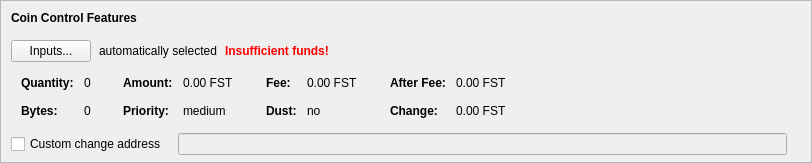
    <widget class="QFrame" name="frameCoinControl">
     <property name="sizePolicy">
      <sizepolicy hsizetype="Expanding" vsizetype="Expanding">
       <horstretch>0</horstretch>
       <verstretch>0</verstretch>
      </sizepolicy>
     </property>
     <property name="maximumSize">
      <size>
       <width>16777215</width>
       <height>16777215</height>
      </size>
     </property>
     <property name="frameShape">
      <enum>QFrame::StyledPanel</enum>
     </property>
     <property name="frameShadow">
      <enum>QFrame::Sunken</enum>
     </property>
     <layout class="QVBoxLayout" name="verticalLayoutCoinControl2">
      <property name="spacing">
       <number>0</number>
      </property>
      <property name="leftMargin">
       <number>0</number>
      </property>
      <property name="topMargin">
       <number>0</number>
      </property>
      <property name="rightMargin">
       <number>0</number>
      </property>
      <property name="bottomMargin">
       <number>6</number>
      </property>
      <item>
       <layout class="QVBoxLayout" name="verticalLayoutCoinControl" stretch="0,0,0,0,1">
        <property name="spacing">
         <number>0</number>
        </property>
        <property name="leftMargin">
         <number>10</number>
        </property>
        <property name="topMargin">
         <number>10</number>
        </property>
        <item>
         <layout class="QHBoxLayout" name="horizontalLayoutCoinControl1">
          <property name="bottomMargin">
           <number>15</number>
          </property>
          <item>
           <widget class="QLabel" name="labelCoinControlFeatures">
            <property name="sizePolicy">
             <sizepolicy hsizetype="Preferred" vsizetype="Maximum">
              <horstretch>0</horstretch>
              <verstretch>0</verstretch>
             </sizepolicy>
            </property>
            <property name="font">
             <font>
              <weight>75</weight>
              <bold>true</bold>
             </font>
            </property>
            <property name="styleSheet">
             <string notr="true">font-weight:bold;</string>
            </property>
            <property name="text">
             <string>Coin Control Features</string>
            </property>
           </widget>
          </item>
         </layout>
        </item>
        <item>
         <layout class="QHBoxLayout" name="horizontalLayoutCoinControl2" stretch="0,0,0,0">
          <property name="spacing">
           <number>8</number>
          </property>
          <property name="bottomMargin">
           <number>10</number>
          </property>
          <item>
           <widget class="QPushButton" name="pushButtonCoinControl">
            <property name="styleSheet">
             <string notr="true"/>
            </property>
            <property name="text">
             <string>Inputs...</string>
            </property>
            <property name="autoDefault">
             <bool>false</bool>
            </property>
           </widget>
          </item>
          <item>
           <widget class="QLabel" name="labelCoinControlAutomaticallySelected">
            <property name="text">
             <string>automatically selected</string>
            </property>
            <property name="margin">
             <number>5</number>
            </property>
           </widget>
          </item>
          <item>
           <widget class="QLabel" name="labelCoinControlInsuffFunds">
            <property name="font">
             <font>
              <weight>75</weight>
              <bold>true</bold>
             </font>
            </property>
            <property name="styleSheet">
             <string notr="true">color:red;font-weight:bold;</string>
            </property>
            <property name="text">
             <string>Insufficient funds!</string>
            </property>
            <property name="margin">
             <number>5</number>
            </property>
           </widget>
          </item>
          <item>
           <spacer name="horizontalSpacerCoinControl">
            <property name="orientation">
             <enum>Qt::Horizontal</enum>
            </property>
            <property name="sizeHint" stdset="0">
             <size>
              <width>40</width>
              <height>1</height>
             </size>
            </property>
           </spacer>
          </item>
         </layout>
        </item>
        <item>
         <widget class="QWidget" name="widgetCoinControl" native="true">
          <property name="sizePolicy">
           <sizepolicy hsizetype="Preferred" vsizetype="Preferred">
            <horstretch>0</horstretch>
            <verstretch>0</verstretch>
           </sizepolicy>
          </property>
          <property name="minimumSize">
           <size>
            <width>0</width>
            <height>0</height>
           </size>
          </property>
          <property name="styleSheet">
           <string notr="true"/>
          </property>
          <layout class="QHBoxLayout" name="horizontalLayoutCoinControl5">
           <property name="leftMargin">
            <number>0</number>
           </property>
           <property name="topMargin">
            <number>0</number>
           </property>
           <property name="rightMargin">
            <number>0</number>
           </property>
           <property name="bottomMargin">
            <number>0</number>
           </property>
           <item>
            <layout class="QHBoxLayout" name="horizontalLayoutCoinControl3" stretch="0,0,0,1">
             <property name="spacing">
              <number>20</number>
             </property>
             <property name="topMargin">
              <number>0</number>
             </property>
             <property name="bottomMargin">
              <number>10</number>
             </property>
             <item>
              <layout class="QFormLayout" name="formLayoutCoinControl1">
               <property name="horizontalSpacing">
                <number>10</number>
               </property>
               <property name="verticalSpacing">
                <number>14</number>
               </property>
               <property name="leftMargin">
                <number>10</number>
               </property>
               <property name="topMargin">
                <number>4</number>
               </property>
               <property name="rightMargin">
                <number>6</number>
               </property>
               <item row="0" column="0">
                <widget class="QLabel" name="labelCoinControlQuantityText">
                 <property name="font">
                  <font>
                   <weight>75</weight>
                   <bold>true</bold>
                  </font>
                 </property>
                 <property name="text">
                  <string>Quantity:</string>
                 </property>
                 <property name="margin">
                  <number>0</number>
                 </property>
                </widget>
               </item>
               <item row="0" column="1">
                <widget class="QLabel" name="labelCoinControlQuantity">
                 <property name="cursor">
                  <cursorShape>IBeamCursor</cursorShape>
                 </property>
                 <property name="contextMenuPolicy">
                  <enum>Qt::ActionsContextMenu</enum>
                 </property>
                 <property name="text">
                  <string notr="true">0</string>
                 </property>
                 <property name="margin">
                  <number>0</number>
                 </property>
                 <property name="textInteractionFlags">
                  <set>Qt::LinksAccessibleByMouse|Qt::TextSelectableByKeyboard|Qt::TextSelectableByMouse</set>
                 </property>
                </widget>
               </item>
               <item row="1" column="0">
                <widget class="QLabel" name="labelCoinControlBytesText">
                 <property name="font">
                  <font>
                   <weight>75</weight>
                   <bold>true</bold>
                  </font>
                 </property>
                 <property name="text">
                  <string>Bytes:</string>
                 </property>
                </widget>
               </item>
               <item row="1" column="1">
                <widget class="QLabel" name="labelCoinControlBytes">
                 <property name="cursor">
                  <cursorShape>IBeamCursor</cursorShape>
                 </property>
                 <property name="contextMenuPolicy">
                  <enum>Qt::ActionsContextMenu</enum>
                 </property>
                 <property name="text">
                  <string notr="true">0</string>
                 </property>
                 <property name="textInteractionFlags">
                  <set>Qt::LinksAccessibleByMouse|Qt::TextSelectableByKeyboard|Qt::TextSelectableByMouse</set>
                 </property>
                </widget>
               </item>
              </layout>
             </item>
             <item>
              <layout class="QFormLayout" name="formLayoutCoinControl2">
               <property name="horizontalSpacing">
                <number>10</number>
               </property>
               <property name="verticalSpacing">
                <number>14</number>
               </property>
               <property name="leftMargin">
                <number>6</number>
               </property>
               <property name="topMargin">
                <number>4</number>
               </property>
               <property name="rightMargin">
                <number>6</number>
               </property>
               <item row="0" column="0">
                <widget class="QLabel" name="labelCoinControlAmountText">
                 <property name="font">
                  <font>
                   <weight>75</weight>
                   <bold>true</bold>
                  </font>
                 </property>
                 <property name="text">
                  <string>Amount:</string>
                 </property>
                 <property name="margin">
                  <number>0</number>
                 </property>
                </widget>
               </item>
               <item row="0" column="1">
                <widget class="QLabel" name="labelCoinControlAmount">
                 <property name="cursor">
                  <cursorShape>IBeamCursor</cursorShape>
                 </property>
                 <property name="contextMenuPolicy">
                  <enum>Qt::ActionsContextMenu</enum>
                 </property>
                 <property name="text">
                  <string notr="true">0.00 FST</string>
                 </property>
                 <property name="textInteractionFlags">
                  <set>Qt::LinksAccessibleByMouse|Qt::TextSelectableByKeyboard|Qt::TextSelectableByMouse</set>
                 </property>
                </widget>
               </item>
               <item row="1" column="0">
                <widget class="QLabel" name="labelCoinControlPriorityText">
                 <property name="font">
                  <font>
                   <weight>75</weight>
                   <bold>true</bold>
                  </font>
                 </property>
                 <property name="text">
                  <string>Priority:</string>
                 </property>
                </widget>
               </item>
               <item row="1" column="1">
                <widget class="QLabel" name="labelCoinControlPriority">
                 <property name="cursor">
                  <cursorShape>IBeamCursor</cursorShape>
                 </property>
                 <property name="contextMenuPolicy">
                  <enum>Qt::ActionsContextMenu</enum>
                 </property>
                 <property name="text">
                  <string notr="true">medium</string>
                 </property>
                 <property name="textInteractionFlags">
                  <set>Qt::LinksAccessibleByMouse|Qt::TextSelectableByKeyboard|Qt::TextSelectableByMouse</set>
                 </property>
                </widget>
               </item>
              </layout>
             </item>
             <item>
              <layout class="QFormLayout" name="formLayoutCoinControl3">
               <property name="horizontalSpacing">
                <number>10</number>
               </property>
               <property name="verticalSpacing">
                <number>14</number>
               </property>
               <property name="leftMargin">
                <number>6</number>
               </property>
               <property name="topMargin">
                <number>4</number>
               </property>
               <property name="rightMargin">
                <number>6</number>
               </property>
               <item row="0" column="0">
                <widget class="QLabel" name="labelCoinControlFeeText">
                 <property name="font">
                  <font>
                   <weight>75</weight>
                   <bold>true</bold>
                  </font>
                 </property>
                 <property name="text">
                  <string>Fee:</string>
                 </property>
                 <property name="margin">
                  <number>0</number>
                 </property>
                </widget>
               </item>
               <item row="0" column="1">
                <widget class="QLabel" name="labelCoinControlFee">
                 <property name="cursor">
                  <cursorShape>IBeamCursor</cursorShape>
                 </property>
                 <property name="contextMenuPolicy">
                  <enum>Qt::ActionsContextMenu</enum>
                 </property>
                 <property name="text">
                  <string notr="true">0.00 FST</string>
                 </property>
                 <property name="textInteractionFlags">
                  <set>Qt::LinksAccessibleByMouse|Qt::TextSelectableByKeyboard|Qt::TextSelectableByMouse</set>
                 </property>
                </widget>
               </item>
               <item row="1" column="0">
                <widget class="QLabel" name="labelCoinControlLowOutputText">
                 <property name="font">
                  <font>
                   <weight>75</weight>
                   <bold>true</bold>
                  </font>
                 </property>
                 <property name="text">
                  <string>Dust:</string>
                 </property>
                </widget>
               </item>
               <item row="1" column="1">
                <widget class="QLabel" name="labelCoinControlLowOutput">
                 <property name="cursor">
                  <cursorShape>IBeamCursor</cursorShape>
                 </property>
                 <property name="contextMenuPolicy">
                  <enum>Qt::ActionsContextMenu</enum>
                 </property>
                 <property name="text">
                  <string notr="true">no</string>
                 </property>
                 <property name="textInteractionFlags">
                  <set>Qt::LinksAccessibleByMouse|Qt::TextSelectableByKeyboard|Qt::TextSelectableByMouse</set>
                 </property>
                </widget>
               </item>
              </layout>
             </item>
             <item>
              <layout class="QFormLayout" name="formLayoutCoinControl4">
               <property name="horizontalSpacing">
                <number>10</number>
               </property>
               <property name="verticalSpacing">
                <number>14</number>
               </property>
               <property name="leftMargin">
                <number>6</number>
               </property>
               <property name="topMargin">
                <number>4</number>
               </property>
               <property name="rightMargin">
                <number>6</number>
               </property>
               <item row="0" column="0">
                <widget class="QLabel" name="labelCoinControlAfterFeeText">
                 <property name="font">
                  <font>
                   <weight>75</weight>
                   <bold>true</bold>
                  </font>
                 </property>
                 <property name="text">
                  <string>After Fee:</string>
                 </property>
                 <property name="margin">
                  <number>0</number>
                 </property>
                </widget>
               </item>
               <item row="0" column="1">
                <widget class="QLabel" name="labelCoinControlAfterFee">
                 <property name="cursor">
                  <cursorShape>IBeamCursor</cursorShape>
                 </property>
                 <property name="contextMenuPolicy">
                  <enum>Qt::ActionsContextMenu</enum>
                 </property>
                 <property name="text">
                  <string notr="true">0.00 FST</string>
                 </property>
                 <property name="textInteractionFlags">
                  <set>Qt::LinksAccessibleByMouse|Qt::TextSelectableByKeyboard|Qt::TextSelectableByMouse</set>
                 </property>
                </widget>
               </item>
               <item row="1" column="0">
                <widget class="QLabel" name="labelCoinControlChangeText">
                 <property name="font">
                  <font>
                   <weight>75</weight>
                   <bold>true</bold>
                  </font>
                 </property>
                 <property name="text">
                  <string>Change:</string>
                 </property>
                </widget>
               </item>
               <item row="1" column="1">
                <widget class="QLabel" name="labelCoinControlChange">
                 <property name="cursor">
                  <cursorShape>IBeamCursor</cursorShape>
                 </property>
                 <property name="contextMenuPolicy">
                  <enum>Qt::ActionsContextMenu</enum>
                 </property>
                 <property name="text">
                  <string notr="true">0.00 FST</string>
                 </property>
                 <property name="textInteractionFlags">
                  <set>Qt::LinksAccessibleByMouse|Qt::TextSelectableByKeyboard|Qt::TextSelectableByMouse</set>
                 </property>
                </widget>
               </item>
              </layout>
             </item>
            </layout>
           </item>
          </layout>
         </widget>
        </item>
        <item>
         <layout class="QHBoxLayout" name="horizontalLayoutCoinControl4" stretch="0,0,0">
          <property name="spacing">
           <number>12</number>
          </property>
          <property name="sizeConstraint">
           <enum>QLayout::SetDefaultConstraint</enum>
          </property>
          <property name="topMargin">
           <number>5</number>
          </property>
          <property name="rightMargin">
           <number>5</number>
          </property>
          <item>
           <widget class="QCheckBox" name="checkBoxCoinControlChange">
            <property name="toolTip">
             <string>If this is activated, but the change address is empty or invalid, change will be sent to a newly generated address.</string>
            </property>
            <property name="text">
             <string>Custom change address</string>
            </property>
           </widget>
          </item>
          <item>
           <widget class="QValidatedLineEdit" name="lineEditCoinControlChange">
            <property name="enabled">
             <bool>false</bool>
            </property>
            <property name="sizePolicy">
             <sizepolicy hsizetype="Expanding" vsizetype="Fixed">
              <horstretch>0</horstretch>
              <verstretch>0</verstretch>
             </sizepolicy>
            </property>
           </widget>
          </item>
          <item>
           <widget class="QLabel" name="labelCoinControlChangeLabel">
            <property name="sizePolicy">
             <sizepolicy hsizetype="Preferred" vsizetype="Expanding">
              <horstretch>0</horstretch>
              <verstretch>0</verstretch>
             </sizepolicy>
            </property>
            <property name="minimumSize">
             <size>
              <width>0</width>
              <height>0</height>
             </size>
            </property>
            <property name="text">
             <string/>
            </property>
            <property name="margin">
             <number>3</number>
            </property>
           </widget>
          </item>
         </layout>
        </item>
        <item>
         <spacer name="verticalSpacerCoinControl">
          <property name="orientation">
           <enum>Qt::Vertical</enum>
          </property>
          <property name="sizeHint" stdset="0">
           <size>
            <width>800</width>
            <height>1</height>
           </size>
          </property>
         </spacer>
        </item>
       </layout>
      </item>
     </layout>
    </widget>
